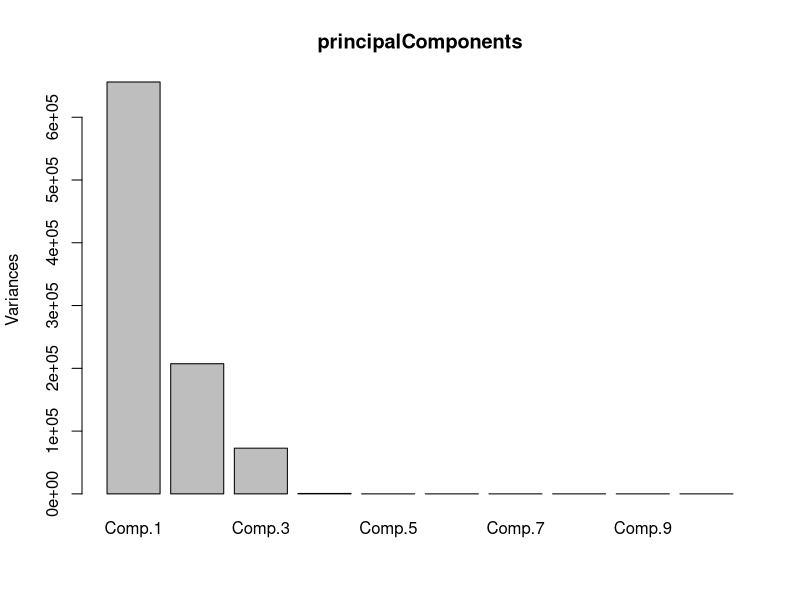

Source code (R):
library(MASS)

#View the first six rows
head(Cars93)

#Descriptive Statistics
summary(Cars93)
Data<-Cars93
pcaData<-Cars93
head(pcaData)
pcaData<-Cars93[-c(57),c(4:8,11:15,17:25)]
pcaData$Cylinders<-as.numeric(pcaData$Cylinders)

#View the new data "pcaData"
#View(pcaData)

# Do variables have any (at least 1) missing (na) value? 
if (any(is.na(pcaData[,"Min.Price"]))) {
  sprintf("has NA values")
} else
  sprintf("It's ok! ")

if (any(is.na(pcaData[,"Price"]))) {
  sprintf("has NA values")
} else
  sprintf("It's ok! ")


if (any(is.na(pcaData[,"Max.Price"]))) {
  sprintf("has NA values")
} else
  sprintf("It's ok! ")

if (any(is.na(pcaData[,"MPG.city"]))) {
  sprintf("has NA values")
} else
  sprintf("It's ok! ")

if (any(is.na(pcaData[,"MPG.highway"]))) {
  sprintf("has NA values")
} else
  sprintf("It's ok! ")

if (any(is.na(pcaData[,"EngineSize"]))) {
  sprintf("has NA values")
} else
  sprintf("It's ok! ")

if (any(is.na(pcaData[,"Horsepower"]))) {
  sprintf("has NA values")
} else
  sprintf("It's ok! ")

if (any(is.na(pcaData[,"RPM"]))) {
  sprintf("has NA values")
} else
  sprintf("It's ok! ")

if (any(is.na(pcaData[,"Rev.per.mile"]))) {
  sprintf("has NA values")
} else
  sprintf("It's ok! ")

if (any(is.na(pcaData[,"Fuel.tank.capacity"]))) {
  sprintf("has NA values")
} else
  sprintf("It's ok! ")

if (any(is.na(pcaData[,"Passengers"]))) {
  sprintf("has NA values")
} else
  sprintf("It's ok! ")

if (any(is.na(pcaData[,"Length"]))) {
  sprintf("has NA values")
} else
  sprintf("It's ok! ")

if (any(is.na(pcaData[,"Wheelbase"]))) {
  sprintf("has NA values")
} else
  sprintf("It's ok! ")

if (any(is.na(pcaData[,"Width"]))) {
  sprintf("has NA values")
} else
  sprintf("It's ok! ")

if (any(is.na(pcaData[,"Turn.circle"]))) {
  sprintf("has NA values")
} else
  sprintf("It's ok! ")
if (any(is.na(pcaData[,"Rear.seat.room"]))) {
  sprintf("has NA values")
} else
  sprintf("It's ok! ")

if (any(is.na(pcaData[,"Luggage.room"]))) {
  sprintf("has NA values")
} else
  sprintf("It's ok! ")

if (any(is.na(pcaData[,"Weight"]))) {
  sprintf("has NA values")
} else
  sprintf("It's ok! ")

if (any(is.na(pcaData[,"Cylinders"]))) {
  sprintf("has NA values")
} else
  sprintf("It's ok! ")

#Replace NA values with the means of the variables
pcaData$Rear.seat.room[which(is.na(pcaData$Rear.seat.room))]<-27.83
pcaData$Luggage.room[which(is.na(pcaData$Luggage.room))]<-13.89

#PCA run
principalComponents<-princomp(pcaData, cor=FALSE, score=TRUE)

#eigenvectors
eigenvectors<-principalComponents$loadings
print(eigenvectors)

#eigenvalues
eigenvalues<-principalComponents$sdev^2
print(eigenvalues)

#covariance matrix

cov(pcaData)



summary(principalComponents)
plot(principalComponents)

eigenvalues[1]/sum(eigenvalues)
sum(eigenvalues[1:2])/sum(eigenvalues)
